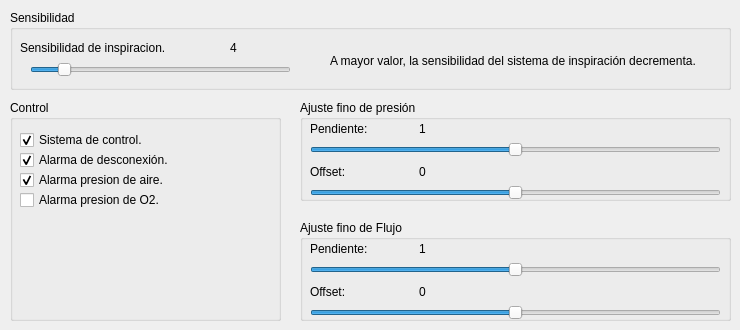
    <widget class="QWidget" name="tab_9">
     <attribute name="title">
      <string>Ajustes</string>
     </attribute>
     <widget class="QGroupBox" name="groupBox_12">
      <property name="geometry">
       <rect>
        <x>10</x>
        <y>10</y>
        <width>721</width>
        <height>80</height>
       </rect>
      </property>
      <property name="title">
       <string>Sensibilidad</string>
      </property>
      <widget class="QLabel" name="label_2">
       <property name="geometry">
        <rect>
         <x>10</x>
         <y>30</y>
         <width>181</width>
         <height>16</height>
        </rect>
       </property>
       <property name="text">
        <string>Sensibilidad de inspiracion. </string>
       </property>
      </widget>
      <widget class="QLabel" name="label_sensibilidad">
       <property name="geometry">
        <rect>
         <x>220</x>
         <y>30</y>
         <width>31</width>
         <height>16</height>
        </rect>
       </property>
       <property name="text">
        <string>4</string>
       </property>
       <property name="buddy">
        <cstring>horizontalSlider_sensibilidad</cstring>
       </property>
      </widget>
      <widget class="QSlider" name="horizontalSlider_sensibilidad">
       <property name="geometry">
        <rect>
         <x>20</x>
         <y>50</y>
         <width>261</width>
         <height>20</height>
        </rect>
       </property>
       <property name="minimum">
        <number>1</number>
       </property>
       <property name="maximum">
        <number>10</number>
       </property>
       <property name="singleStep">
        <number>1</number>
       </property>
       <property name="pageStep">
        <number>1</number>
       </property>
       <property name="value">
        <number>2</number>
       </property>
       <property name="orientation">
        <enum>Qt::Horizontal</enum>
       </property>
       <property name="invertedAppearance">
        <bool>false</bool>
       </property>
       <property name="invertedControls">
        <bool>false</bool>
       </property>
      </widget>
      <widget class="QLabel" name="label_3">
       <property name="geometry">
        <rect>
         <x>320</x>
         <y>30</y>
         <width>391</width>
         <height>41</height>
        </rect>
       </property>
       <property name="text">
        <string>A mayor valor, la sensibilidad del sistema de inspiración decrementa. </string>
       </property>
       <property name="wordWrap">
        <bool>true</bool>
       </property>
      </widget>
     </widget>
     <widget class="QGroupBox" name="groupBox_13">
      <property name="geometry">
       <rect>
        <x>10</x>
        <y>100</y>
        <width>271</width>
        <height>221</height>
       </rect>
      </property>
      <property name="title">
       <string>Control</string>
      </property>
      <widget class="QCheckBox" name="checkBox_control">
       <property name="geometry">
        <rect>
         <x>10</x>
         <y>30</y>
         <width>220</width>
         <height>20</height>
        </rect>
       </property>
       <property name="text">
        <string>Sistema de control. </string>
       </property>
       <property name="checked">
        <bool>true</bool>
       </property>
      </widget>
      <widget class="QCheckBox" name="checkBox_alarmNoConnection">
       <property name="enabled">
        <bool>true</bool>
       </property>
       <property name="geometry">
        <rect>
         <x>10</x>
         <y>50</y>
         <width>220</width>
         <height>20</height>
        </rect>
       </property>
       <property name="text">
        <string>Alarma de desconexión.</string>
       </property>
       <property name="checked">
        <bool>true</bool>
       </property>
      </widget>
      <widget class="QCheckBox" name="checkBox_alarmAirPress">
       <property name="geometry">
        <rect>
         <x>10</x>
         <y>70</y>
         <width>220</width>
         <height>20</height>
        </rect>
       </property>
       <property name="text">
        <string>Alarma presion de aire.</string>
       </property>
       <property name="checkable">
        <bool>true</bool>
       </property>
       <property name="checked">
        <bool>true</bool>
       </property>
      </widget>
      <widget class="QCheckBox" name="checkBox_alarmO2Press">
       <property name="geometry">
        <rect>
         <x>10</x>
         <y>90</y>
         <width>220</width>
         <height>20</height>
        </rect>
       </property>
       <property name="text">
        <string>Alarma presion de O2.</string>
       </property>
       <property name="checkable">
        <bool>true</bool>
       </property>
       <property name="checked">
        <bool>false</bool>
       </property>
      </widget>
     </widget>
     <widget class="QGroupBox" name="groupBox_16">
      <property name="geometry">
       <rect>
        <x>300</x>
        <y>100</y>
        <width>431</width>
        <height>101</height>
       </rect>
      </property>
      <property name="title">
       <string>Ajuste fino de presión</string>
      </property>
      <widget class="QWidget" name="layoutWidget">
       <property name="geometry">
        <rect>
         <x>10</x>
         <y>20</y>
         <width>211</width>
         <height>17</height>
        </rect>
       </property>
       <layout class="QHBoxLayout" name="horizontalLayout_8">
        <item>
         <widget class="QLabel" name="label_20">
          <property name="text">
           <string>Pendiente:</string>
          </property>
         </widget>
        </item>
        <item>
         <widget class="QLabel" name="label_slopePress">
          <property name="minimumSize">
           <size>
            <width>50</width>
            <height>0</height>
           </size>
          </property>
          <property name="text">
           <string>1</string>
          </property>
         </widget>
        </item>
       </layout>
      </widget>
      <widget class="QSlider" name="horizontalSlider_pressSlope">
       <property name="geometry">
        <rect>
         <x>10</x>
         <y>42</y>
         <width>411</width>
         <height>16</height>
        </rect>
       </property>
       <property name="minimum">
        <number>1</number>
       </property>
       <property name="maximum">
        <number>1000</number>
       </property>
       <property name="value">
        <number>500</number>
       </property>
       <property name="orientation">
        <enum>Qt::Horizontal</enum>
       </property>
       <property name="tickInterval">
        <number>0</number>
       </property>
      </widget>
      <widget class="QWidget" name="layoutWidget">
       <property name="geometry">
        <rect>
         <x>10</x>
         <y>63</y>
         <width>211</width>
         <height>17</height>
        </rect>
       </property>
       <layout class="QHBoxLayout" name="horizontalLayout_9">
        <item>
         <widget class="QLabel" name="label_6">
          <property name="text">
           <string>Offset:</string>
          </property>
         </widget>
        </item>
        <item>
         <widget class="QLabel" name="label_offsetPress">
          <property name="minimumSize">
           <size>
            <width>50</width>
            <height>0</height>
           </size>
          </property>
          <property name="text">
           <string>0</string>
          </property>
         </widget>
        </item>
       </layout>
      </widget>
      <widget class="QSlider" name="horizontalSlider_pressOffset">
       <property name="geometry">
        <rect>
         <x>10</x>
         <y>85</y>
         <width>411</width>
         <height>16</height>
        </rect>
       </property>
       <property name="minimum">
        <number>-1000</number>
       </property>
       <property name="maximum">
        <number>1000</number>
       </property>
       <property name="orientation">
        <enum>Qt::Horizontal</enum>
       </property>
      </widget>
     </widget>
     <widget class="QGroupBox" name="groupBox_17">
      <property name="geometry">
       <rect>
        <x>300</x>
        <y>220</y>
        <width>431</width>
        <height>101</height>
       </rect>
      </property>
      <property name="title">
       <string>Ajuste fino de Flujo</string>
      </property>
      <widget class="QWidget" name="layoutWidget_6">
       <property name="geometry">
        <rect>
         <x>10</x>
         <y>20</y>
         <width>211</width>
         <height>17</height>
        </rect>
       </property>
       <layout class="QHBoxLayout" name="horizontalLayout_10">
        <item>
         <widget class="QLabel" name="label_21">
          <property name="text">
           <string>Pendiente:</string>
          </property>
         </widget>
        </item>
        <item>
         <widget class="QLabel" name="label_slopeFlow">
          <property name="minimumSize">
           <size>
            <width>50</width>
            <height>0</height>
           </size>
          </property>
          <property name="text">
           <string>1</string>
          </property>
         </widget>
        </item>
       </layout>
      </widget>
      <widget class="QSlider" name="horizontalSlider_flowSlope">
       <property name="geometry">
        <rect>
         <x>10</x>
         <y>42</y>
         <width>411</width>
         <height>16</height>
        </rect>
       </property>
       <property name="minimum">
        <number>1</number>
       </property>
       <property name="maximum">
        <number>1000</number>
       </property>
       <property name="value">
        <number>500</number>
       </property>
       <property name="orientation">
        <enum>Qt::Horizontal</enum>
       </property>
      </widget>
      <widget class="QWidget" name="layoutWidget_9">
       <property name="geometry">
        <rect>
         <x>10</x>
         <y>63</y>
         <width>211</width>
         <height>17</height>
        </rect>
       </property>
       <layout class="QHBoxLayout" name="horizontalLayout_12">
        <item>
         <widget class="QLabel" name="label_25">
          <property name="text">
           <string>Offset:</string>
          </property>
         </widget>
        </item>
        <item>
         <widget class="QLabel" name="label_offsetFlow">
          <property name="minimumSize">
           <size>
            <width>50</width>
            <height>0</height>
           </size>
          </property>
          <property name="text">
           <string>0</string>
          </property>
         </widget>
        </item>
       </layout>
      </widget>
      <widget class="QSlider" name="horizontalSlider_flowOffset">
       <property name="geometry">
        <rect>
         <x>10</x>
         <y>85</y>
         <width>411</width>
         <height>16</height>
        </rect>
       </property>
       <property name="minimum">
        <number>-1000</number>
       </property>
       <property name="maximum">
        <number>1000</number>
       </property>
       <property name="orientation">
        <enum>Qt::Horizontal</enum>
       </property>
      </widget>
     </widget>
    </widget>
